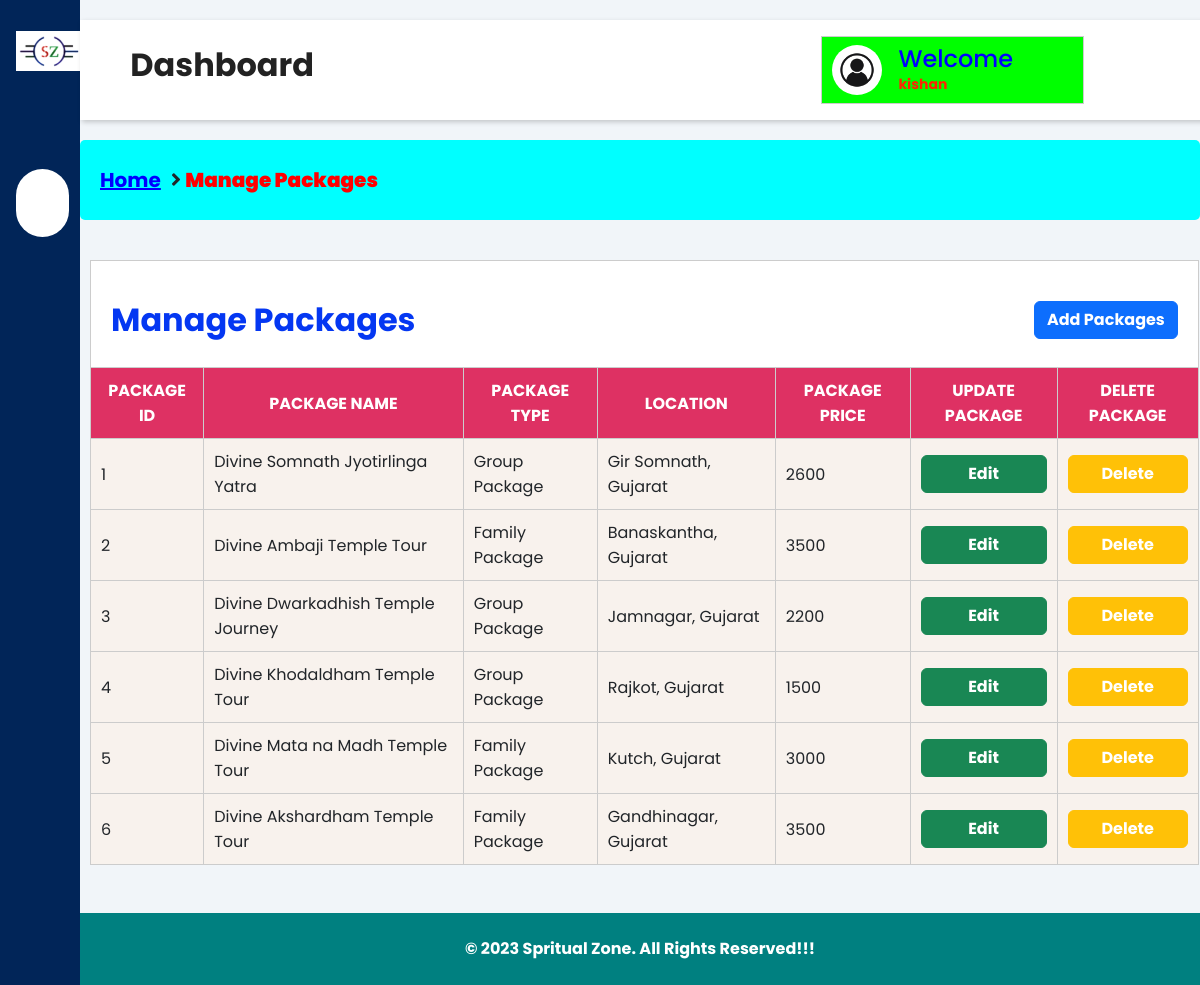
Page /admin/manage-packages.php (signed in) on the committed database.
### tables this page shows
CREATE TABLE `package` (
  `id` int(11) NOT NULL,
  `name` varchar(100) NOT NULL,
  `type` varchar(50) NOT NULL,
  `location` varchar(50) NOT NULL,
  `price` varchar(10) NOT NULL,
  `feature` varchar(100) NOT NULL,
  `detail` varchar(10000) NOT NULL,
  `image` varchar(100) NOT NULL
);

### admin/manage-packages.php (the view, shortened to what this page needs)
<html>
<head>
    <link href="https://cdn.jsdelivr.net/npm/bootstrap@5.2.1/dist/css/bootstrap.min.css" rel="stylesheet">
    <link rel="stylesheet" href="https://maxst.icons8.com/vue-static/landings/line-awesome/line-awesome/1.3.0/css/line-awesome.min.css">
    <link rel="stylesheet" href="https://cdnjs.cloudflare.com/ajax/libs/font-awesome/5.15.3/css/all.min.css">
</head>
<body>
    <div class="sidebar">
        <div class="sidebar-brand">
            <h2>
            </h2>
        </div>
        <div class="sidebar-menu">
            <ul>
                <li>
                    <a href="dashboard.php"><span class="las la-igloo"></span>
                        <span>Dashboard</span></a>
                </li>
                <li>
                    <a href="manage-packages.php" class="active"><span class="las la-route"></span>
                        <span>Tour Packages</span></a>
                </li>
                <li>
                    <a href="manage-users.php"><span class="las la-users"></span>
                        <span>Manage Users</span></a>
                </li>
                <li>
                    <a href="manage-bookings.php"><span class="las la-book"></span>
                        <span>Manage Booking</span></a>
                </li>
                <li>
                    <a href="ticket-details.php"><span class="las la-file-invoice-dollar"></span>
                        <span>Ticket Details</span></a>
                </li>
                <li>
                    <a href="manage-feedback.php"><span class="las la-comments"></span>
                        <span>User Feedback</span></a>
                </li>
            </ul>
        </div>
    </div>
    <div class="main-content">
    <?php include 'includes/header.php'; ?>
        <main>
            <div class="custom-link">
                <a href="dashboard.php">Home</a>
                <i class="fa fa-angle-right"></i> &nbsp;<span style="color: red;"><b>Manage Packages</b></span>
            </div>
            <?php
            $con = mysqli_connect("localhost", "root", "", "project");
            $query = "select * from package";
            $select = mysqli_query($con, $query);
            $id=0;
            ?>
            <div class="agile-tables">
            <div class="table-container">
                <table id="table">
                    <thead>
                        <tr>
                            <th colspan="7" style="background-color: #fff; vertical-align: middle; text-transform: capitalize; padding: 20px;">
                                <h2 class="heading d-flex align-items-center justify-content-between">
                                    <b><span class="heading-text">Manage Packages</span></b>
                                    <a href="add-package.php">
                                        <button type="button" class="btn btn-primary" style="font-weight: bold;">Add Packages</button>
                                    </a>
                                </h2>
                            </th>
                        </tr>
                        <tr>
                            <th>Package ID</th>
                            <th>Package Name</th>
                            <th>Package Type</th>
                            <th>Location</th>
                            <th>Package Price</th>
                            <th>Update Package</th>
                            <th>Delete Package</th>
                        </tr>
                    </thead>
                            <?php
                            while ($row = mysqli_fetch_assoc($select)) {
                                $id=$id+1;
                            ?>
                                <tbody>
                                    <tr>
                                        <td><?php echo $id; ?></td>
                                        <td><?php echo $row['name'] ?></td>
                                        <td><?php echo $row['type'] ?></td>
                                        <td><?php echo $row['location'] ?></td>
                                        <td><?php echo $row['price'] ?></td>
                                        <td><a href="update-package.php?id=<?php echo $row['id']; ?>"><button type="button" class="btn btn-success btn-block">Edit</button></a></td>
                                        <td><a href="deletepackage.php?id=<?php echo $row['id']; ?>"><button type="button" class="btn btn-warning btn-block">Delete</button></a></td>
                                    </tr>
                                </tbody>
                            <?php
                            }
                            ?>
                        </table>
                        <br><br>
                </div>
            </div>
        </main>
        <?php include 'includes/footer.php'; ?>
    </div>
</body>
</html>

### admin/includes/header.php (shortened to what this page needs)
<header>
            <h2 style="padding: 10px;">
                <label for="nav-toggle">
                    <span class="las la-bars"> </span>
                </label>
                <b>Dashboard</b>
            </h2>
            <div class="user-wrapper">
                <img src="images/user.png" width="50px" height="50px" alt="">
                <div class="user-info">
                    <b>
                        <h4>Welcome</h4>
                        <small><?php echo $_SESSION['nm']; ?></small>
                    </b>
                </div>
            </div>
</header>

### admin/includes/footer.php (shortened to what this page needs)
<!DOCTYPE html>
<html lang="en">
<head>
</head>
<body>
    <div class="copyrights">
        <b>
            <p>© 2023 Spritual Zone. All Rights Reserved!!! <a href="#"></a> </p>
        </b>
    </div>
</body>
</html>

### admin/manage-packages.php (style rules this page uses)
:root { --main-color: #012558; --color-dark: #1D2231; --text-grey: #8390A2; }
* { padding: 0; margin: 0; box-sizing: border-box; list-style-type: none; text-decoration: none; font-family: 'Poppins', sans-serif; }
.sidebar { width: 300px; position: fixed; left: 0; top: 0; height: 100%; background: var(--main-color); z-index: 100; transition: width 300ms; }
.sidebar-brand { height: 90px; padding: 1rem 0rem 1rem 2rem; color: #fff; }
.sidebar-menu { margin-top: 1rem; }
.sidebar-menu li { width: 100%; margin-bottom: 1.7rem; padding-left: 2rem; }
.sidebar-menu ul { padding: 0; margin: 0; box-sizing: border-box; list-style-type: none; }
.sidebar-menu a { padding-left: 1rem; display: block; width: 83%; color: #fff; font-size: 1.1rem; text-decoration: none; }
.sidebar-menu a.active { background: #fff; padding-top: 1rem; padding-bottom: 1rem; color: var(--main-color); border-radius: 30px; text-decoration: none; font-weight: bold; }
.sidebar-menu a span:first-child { font-size: 1.5rem; padding-right: 1rem; }
.main-content { margin-left: 300px; transition: margin-left 300ms; padding-top: 10px; background-color: #f1f5f9; }
header { display: flex; height: 100px; justify-content: space-between; padding: 1rem; box-shadow: 2px 2px 5px rgba(0, 0, 0, 0.2); background: #fff; position: fixed; left: 300px; width: calc(100% - 300px); top: 20; z-index: 100; transition: width 300ms; }
header h2 { color: #222; }
header label span { font-size: 1.7rem; padding-right: 1rem; }
.user-wrapper { display: flex; align-items: center; border: 1px solid #ccc; padding: 10px; color: blue; background: lime; }
.user-info { margin-right: 10px; }
.user-info h4, .user-info small { margin: 0; }
.user-wrapper { display: flex; align-items: center; margin-right: 110px; }
.user-wrapper img { border-radius: 50%; margin-right: 1rem; }
.user-wrapper h4 { margin-right: 50px; }
.user-wrapper small { display: inline-block; color: #FF2400; }
main { padding-top: 130px; background-color: #f1f5f9; min-height: calc(100vh - 100px); }
@media only screen and (max-width: 1200px) { .sidebar { width: 80px; } }
@media only screen and (max-width: 1200px) { .sidebar .sidebar-brand, .sidebar li { padding-left: 1rem; text-align: center; } }
@media only screen and (max-width: 1200px) { .sidebar li a { padding-left: 0rem; } }
@media only screen and (max-width: 1200px) { .main-content { margin-left: 80px; } }
@media only screen and (max-width: 1200px) { .main-content header { width: calc(100% - 70px); left: 80px; } }
.custom-link { display: flex; align-items: center; background-color: aqua; padding: 10px 20px; border-radius: 5px; text-align: center; margin-bottom: 20px; height: 10%; font-size: 20px; }
.custom-link a { display: inline-block; vertical-align: middle; margin-right: 10px; color: blue; }
.custom-link i { font-size: 20px; vertical-align: middle; }
#table { width: 99%; border-collapse: collapse; margin-top: 20px; margin-left: 10px; }
#table th, #table td { padding: 10px; text-align: left; border: 1px solid #ccc; background: #F8F2ED; }
#table th { background-color: #DE3163; font-weight: bold; text-align: center; color: #fff; text-transform: uppercase; }
.btn-block { width: 100%; color: #fff; font-weight: bold; }
.custom-link { font-weight: bold; }
.table-container { overflow-x: auto; }
.heading { text-align: center; color: #0437F2; margin-top: 20px; }

### admin/includes/footer.php (style rules this page uses)
.copyrights { padding: 1.5em 0em; text-align: center; box-shadow: 0 1px 1px rgba(0, 0, 0, .05); -o-box-shadow: 0 1px 1px rgba(0, 0, 0, .05); -webkit-box-shadow: 0 1px 1px rgba(0, 0, 0, .05); -moz-box-shadow: 0 1px 1px rgba(0, 0, 0, .05); background: #008080; }
.copyrights p { font-size: 1em; color: #fff; margin-bottom: 0; }

### rows in the picture
package: name "Divine Somnath Jyotirlinga Yatra", type "Group Package", location "Gir Somnath, Gujarat", price "2600"
package: name "Divine Ambaji Temple Tour", type "Family Package", location "Banaskantha, Gujarat", price "3500"
package: name "Divine Dwarkadhish Temple Journey", type "Group Package", location "Jamnagar, Gujarat", price "2200"
package: name "Divine Khodaldham Temple Tour", type "Group Package", location "Rajkot, Gujarat", price "1500"
package: name "Divine Mata na Madh Temple Tour", type "Family Package", location "Kutch, Gujarat", price "3000"
package: name "Divine Akshardham Temple Tour", type "Family Package", location "Gandhinagar, Gujarat", price "3500"

### other values in the picture
$_SESSION['nm'] "kishan"
